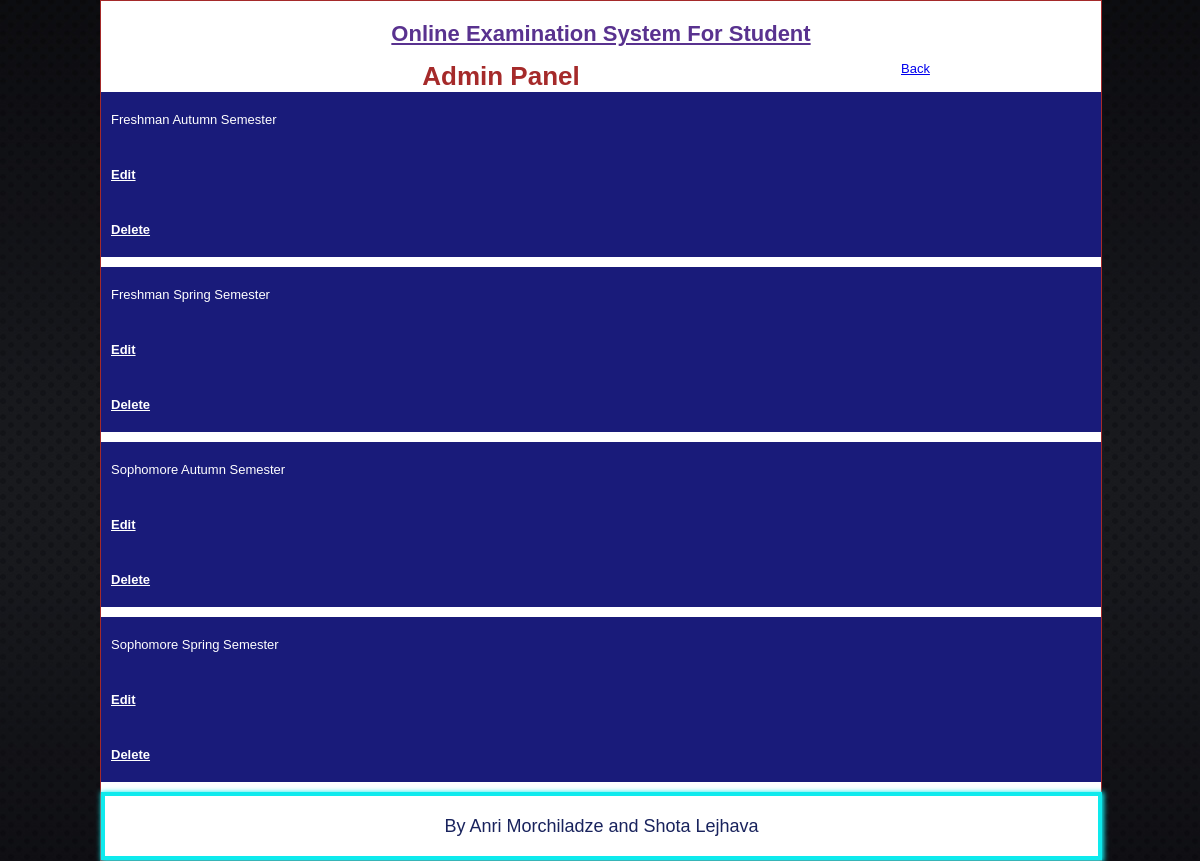
The page /admin/updateCourse.php (signed in) on the database its author committed.
### tables this page shows
CREATE TABLE IF NOT EXISTS `courses` (
  `course_id` int(2) NOT NULL AUTO_INCREMENT,
  `course_name` varchar(50) NOT NULL,
  PRIMARY KEY (`course_id`),
  UNIQUE KEY `in_course_id` (`course_id`)
);

### admin/updateCourse.php (the view, shortened to what this page needs)
<?php
if (!isset($_SESSION['username']) || (trim($_SESSION['username']) == '')) {
    header("location:index.php");
    exit();
}
else
{
?>
<?php include_once('include/header.php');?>
<body>
<div class="wrapper">
<div class="container">
<?php include_once('include/header1.php');?>
<div class="login">
<center><h1 style="color:brown;">Admin Panel</h1></center>
 <?php
 $query=mysql_query("select * from courses") or die (mysql_error);
 while($rowfetch=mysql_fetch_array($query))
 {
 ?>
<div class="admin-here">
<div class="data">
<?php echo $rowfetch['course_name'];
?>
</div>
<div class="data">
<a href="editCourse.php?course_id=<?php echo $rowfetch['course_id'];?>">Edit</a>
</div>
<div class="data">
<a href="deleteCourse.php?course_id=<?php echo $rowfetch['course_id'];?>">Delete</a>
</div>
</div>
 <?php
 }
 ?>
 </div>
 <a href="admin.php">Back</a>
<?php include_once('include/footer.php');?>
</div>
<?php
}
?>
</body>
</html>

### css/style.css (style rules this page uses)
* { margin:0px; padding:0px; }
body { line-height:1.5em; color:#039; background:#ccc; font-family:times new roman; font-size:14px; }
.wrapper { width:1000px; margin:0 auto; }
.container { float:left; width:1000px; height:auto; background:#fff; border:1px solid brown; }
.login { float:left; width:800px; height:auto; }
.admin-here { float:left; width:1000px; height:auto; background:#191B7A; color:#fff; margin-bottom:10px; }
.admin-here .data { padding-top:20px; padding-bottom:20px; float:left; width:1000px; margin-left:10px; }
.admin-here .data a { text-decoration:underline; color:#fff; font-weight:bold; }

### css/styles.css (style rules this page uses)
body { color:black; background:url('img/bg.jpg') repeat-x #0c0d10; font:13px "Lucida Sans Unicode",Arial,Helvetica,sans-serif; }

### rows shown on the page
courses: course_name "Freshman Autumn Semester"
courses: course_name "Freshman Spring Semester"
courses: course_name "Sophomore Autumn Semester"
courses: course_name "Sophomore Spring Semester"
